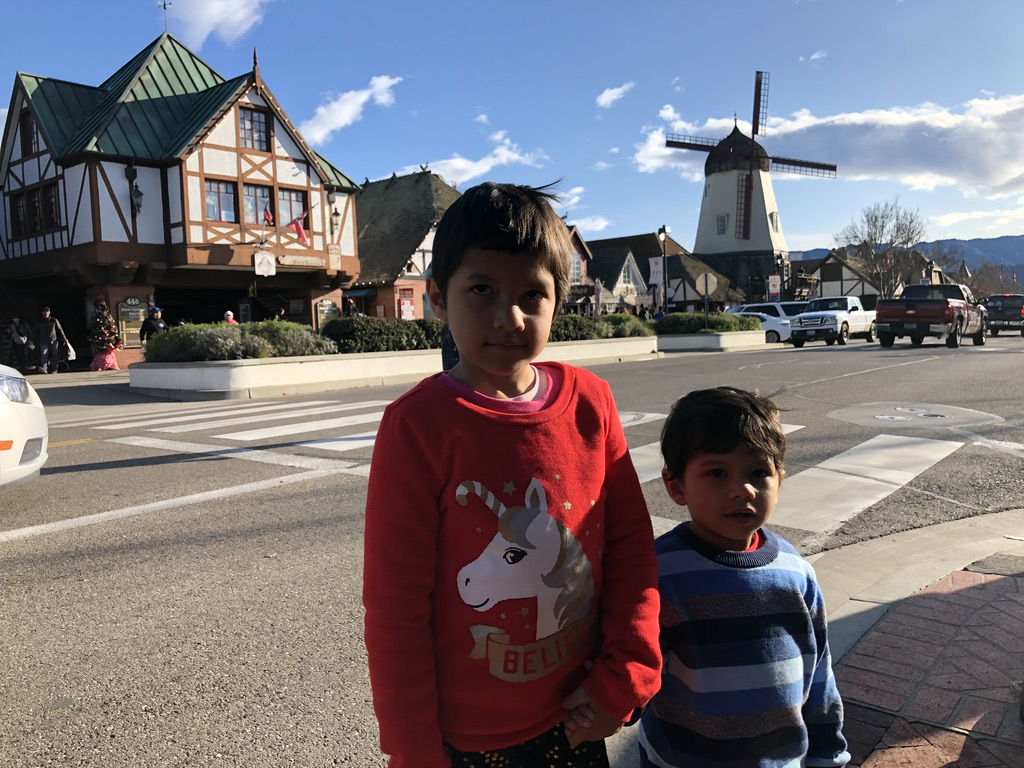
#> input picture function/photo/image/shylin.jpg, 1024 x 768 px
$ python image_resize.py
#> lines starting #> are read from the running program, lines starting #| are printed output that depends on the picture
import cv2
import matplotlib.pyplot as plt


img = cv2.imread('image/shylin.jpg', 1)
#> img is the input picture: shape (768, 1024, 3); mean B, G, R 118.2, 112.2, 116.8

half = cv2.resize(img, (0, 0), fx=0.1, fy=0.1)
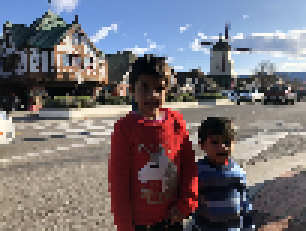
#> half: shape (77, 102, 3) (shown 3 times larger); mean B, G, R 117.6, 111.7, 116.5
bigger = cv2.resize(img, (1050, 1610))
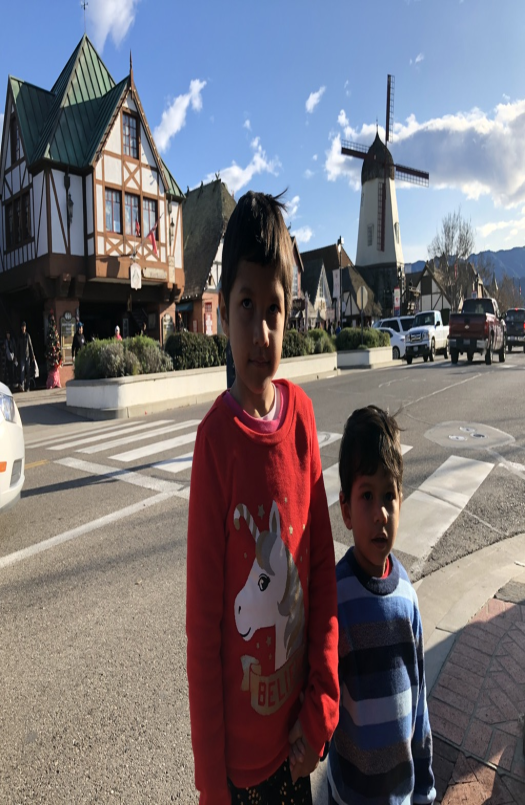
#> bigger: shape (1610, 1050, 3) (shown at 1/2 size); mean B, G, R 118.1, 112.1, 116.7

stretch_near = cv2.resize(img, (780, 540),
                          interpolation=cv2.INTER_NEAREST)
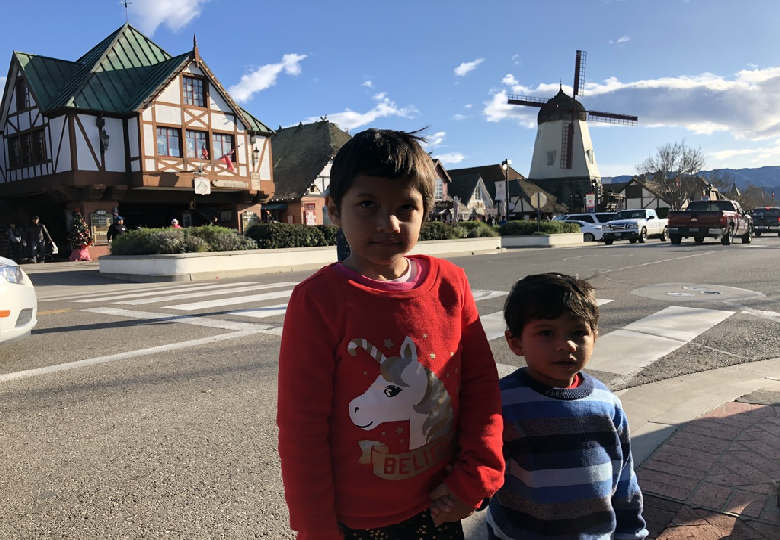
#> stretch_near: shape (540, 780, 3); mean B, G, R 118.3, 112.3, 116.8

Titles = ["Original", "Half", "Bigger", "Interpolation Nearest"]
images = [img, half, bigger, stretch_near]
count = 4

for i in range(count):
    plt.subplot(2, 2, i + 1)
    plt.title(Titles[i])
    plt.imshow(images[i])

plt.show()
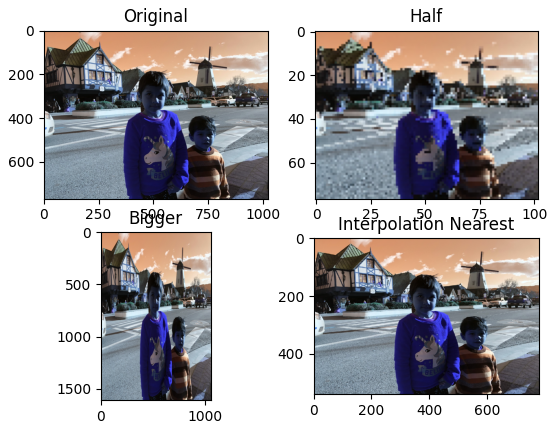
#> figure drawn by matplotlib, 4 panels; B, G, R data is drawn as R, G, B
